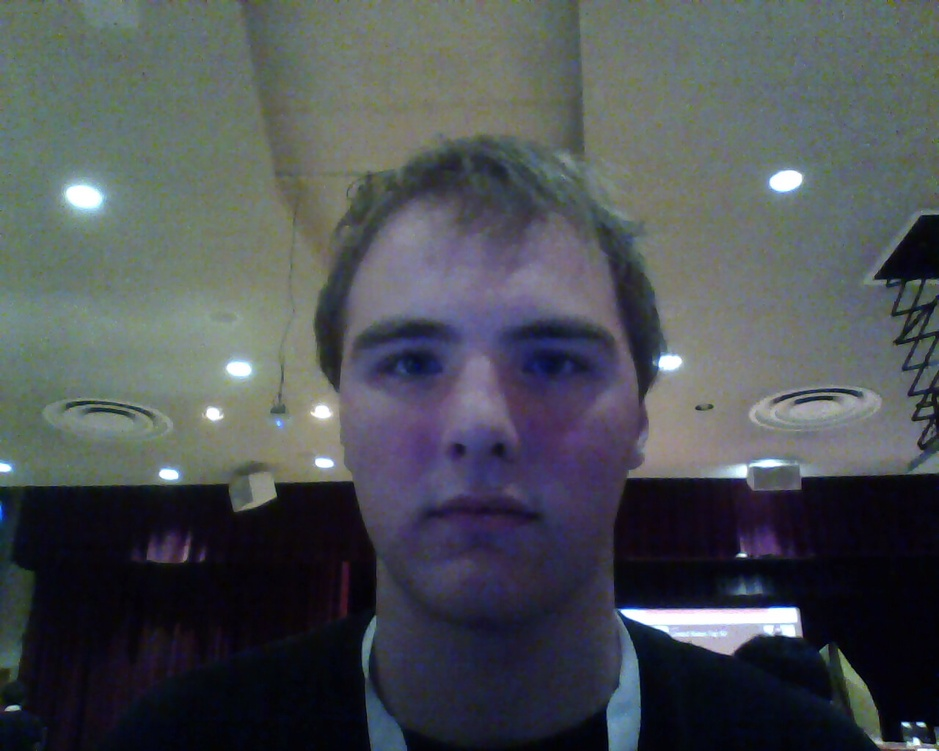
#> input picture Python/picture.jpg, 939 x 751 px, shrunk from 1280 x 1024 before the run
$ python General.py picture.jpg   (Python 2 division)   (older library calls are emulated)
#> lines starting #> are read from the running program, lines starting #| are printed output that depends on the picture
#!/usr/bin/python
import cv2
import os,sys
import math


def getFace(imgPath, cPath):
    image = cv2.imread(imgPath)
    # Create the haar cascade
    faceCascade = cv2.CascadeClassifier(cPath)
    # Read the image
    gray = cv2.cvtColor(image, cv2.COLOR_BGR2GRAY)
    # Detect faces in the image
    faces = faceCascade.detectMultiScale(gray, scaleFactor=1.1, minNeighbors=5, minSize=(30, 30), flags = cv2.cv.CV_HAAR_SCALE_IMAGE)
    area = [0,0]
    for i in faces:
        if i[2]*i[3] > area[1]:
            area[1] = i[2]*i[3]
            area[0] = i
    return faces[0]#area[0]
def getEyes(imgPath, cPath, face):
    image = cv2.imread(imgPath)
    # Create the haar cascade
    eyeCascade = cv2.CascadeClassifier(cPath)
    # Read the image
    gray = cv2.cvtColor(image, cv2.COLOR_BGR2GRAY)
    roi = gray[face[1]:face[1]+face[3], face[0]:face[0]+face[2]]

    left_roi = gray[face[1]: int(face[1]+(.6)*face[3]), face[0]:int(face[0]+(.5)*face[2])]
    right_roi = gray[face[1]: int(face[1]+face[3]*(.6)), int(face[0]+(.5)*face[2]):int(face[0]+face[2])]
    # Detect faces in the image
    leyes = eyeCascade.detectMultiScale(left_roi)
    leyes = leyes[0].tolist()
    reyes = eyeCascade.detectMultiScale(right_roi)
    reyes = reyes[0].tolist()
    reyes[0] += int(face[2]*0.5)

    teyes = [leyes,reyes]
    return teyes
def getNose(imgPath, cPath, face, eyes, bridge):
    image = cv2.imread(imgPath)

    # Create the haar cascade
    noseCascade = cv2.CascadeClassifier(cPath)
    # Read the image
    gray = cv2.cvtColor(image, cv2.COLOR_BGR2GRAY)
    roi = gray[face[1]+bridge[1]:face[1]+int((face[3]+bridge[1])/1.8), face[0]+eyes[0][0]:face[0]+eyes[1][0]+eyes[1][2]]
    nose = noseCascade.detectMultiScale(roi)[0]
    return nose

def findCenter(array):
    centers = []
    for i in array:
        x = int(i[0] + (.5)*(i[2]))
        y = int(i[1] + (.5)*(i[3]))
        centers.append([x,y])
    return centers

#finds the center between eyes. this is the bridge of nose position
def findBridge(center_eye):
    bridge_x = (center_eye[0][0] + center_eye[1][0])/2
    bridge_y = (center_eye[0][1]+center_eye[1][1])/2
    return [bridge_x,bridge_y]

def imgInfo(imgDirectory):
    eyedis = []
    left_eyewidth = []
    right_eyewidth = []
    noseheight = []
    for imgDir in imgDirectory:
        faces = getFace(imgDir, "./faceclassifier.xml")
#> in getFace, image is the input picture: shape (751, 939, 3); mean B, G, R 84.6, 80.4, 76.3
#> in getFace, `gray = cv2.cvtColor(image, cv2.COLOR_BGR2GRAY)`:
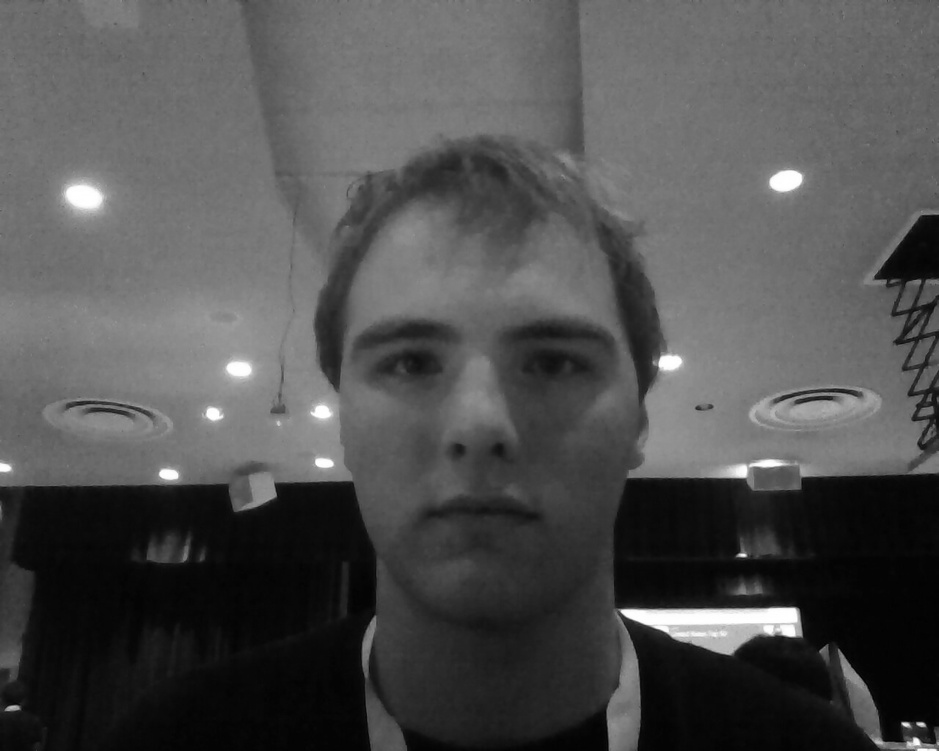
#> gray: shape (751, 939); min 0, max 255, mean 79.7
#> in getFace, `faces = faceCascade.detectMultiScale(gray, scaleFactor=1.1, minNeighbo..`: faces = [[295, 214, 375, 375]]
#> the loop in getFace, `for i in faces:` made 1 pass
#> after the loop in getFace, `for i in faces:`: area = [[295, 214, 375, 375], 140625]
#> faces = [295, 214, 375, 375]
        eyes = getEyes(imgDir, "./eyeclassifier.xml", faces)
#> in getEyes, `roi = gray[face[1]:face[1]+face[3], face[0]:face[0]+face[2]]`:
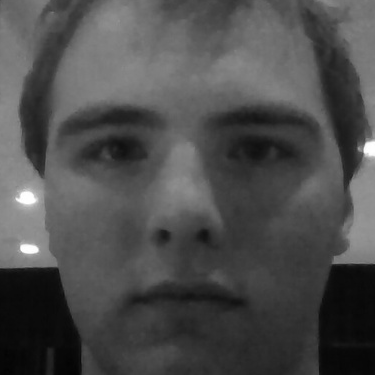
#> roi: shape (375, 375); min 3, max 255, mean 76.8
#> in getEyes, `left_roi = gray[face[1]: int(face[1]+(.6)*face[3]), face[0]:int(face[0..`:
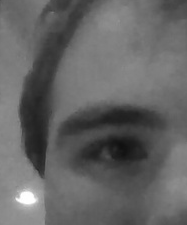
#> left_roi: shape (225, 187); min 16, max 255, mean 100.2
#> in getEyes, `right_roi = gray[face[1]: int(face[1]+face[3]*(.6)), int(face[0]+(.5)*..`:
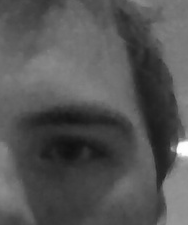
#> right_roi: shape (225, 188); min 16, max 255, mean 84.6
#> in getEyes, `leyes = eyeCascade.detectMultiScale(left_roi)`: leyes = [[76, 118, 68, 68]]
#> in getEyes, `leyes = leyes[0].tolist()`: leyes = [76, 118, 68, 68]
#> in getEyes, `reyes = eyeCascade.detectMultiScale(right_roi)`: reyes = [[36, 118, 67, 67]]
#> in getEyes, `reyes = reyes[0].tolist()`: reyes = [36, 118, 67, 67]
#> in getEyes, `teyes = [leyes,reyes]`: teyes = [[76, 118, 68, 68], [223, 118, 67, 67]]
#> eyes = [[76, 118, 68, 68], [223, 118, 67, 67]]
        image = open(imgDir)
        center_eyes = findCenter(eyes)
#> the loop in findCenter, `for i in array:` made 2 passes
#> (i, x, y) on passes 1 to 2: ([76, 118, 68, 68], 110, 152), ([223, 118, 67, 67], 256, 151)
#> after the loop in findCenter, `for i in array:`: centers = [[110, 152], [256, 151]]
#> center_eyes = [[110, 152], [256, 151]]
        bridge = findBridge(center_eyes)
#> in findBridge, `bridge_x = (center_eye[0][0] + center_eye[1][0])/2`: bridge_x = 183
#> in findBridge, `bridge_y = (center_eye[0][1]+center_eye[1][1])/2`: bridge_y = 151
#> bridge = [183, 151]
        nose = getNose(imgDir, "./noseclassifier2.xml", faces, eyes, bridge)
#> in getNose, `roi = gray[face[1]+bridge[1]:face[1]+int((face[3]+bridge[1])/1.8), fac..`:
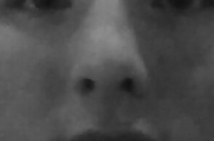
#> roi: shape (141, 214); min 17, max 141, mean 74.7
#> in getNose, `nose = noseCascade.detectMultiScale(roi)[0]`: nose = [49, 23, 114, 95]
#> nose = [49, 23, 114, 95]
        center_nose = findCenter([nose])[0]
#> the loop in findCenter (call 2), `for i in array:` made 1 pass
#> (i, x, y) on pass 1: ([49, 23, 114, 95], 106, 70)
#> center_nose = [106, 70]
        eyedis.append(abs(math.sqrt(abs(center_eyes[1][0]-center_eyes[0][0])**2+abs(center_eyes[1][1]-center_eyes[0][1])**2))/faces[2])
        left_eyewidth.append((eyes[0][2]+eyes[0][3])/2.0/faces[2])
        right_eyewidth.append((eyes[1][2]+eyes[1][3])/2.0/faces[2])
        noseheight.append(math.sqrt(abs(center_nose[0]-bridge[0])**2+abs(center_nose[1]-bridge[1])**2)/faces[3])

#> (the run stopped early here; a loop or call above may not have finished)

$ run again, on Python/adam2.jpg
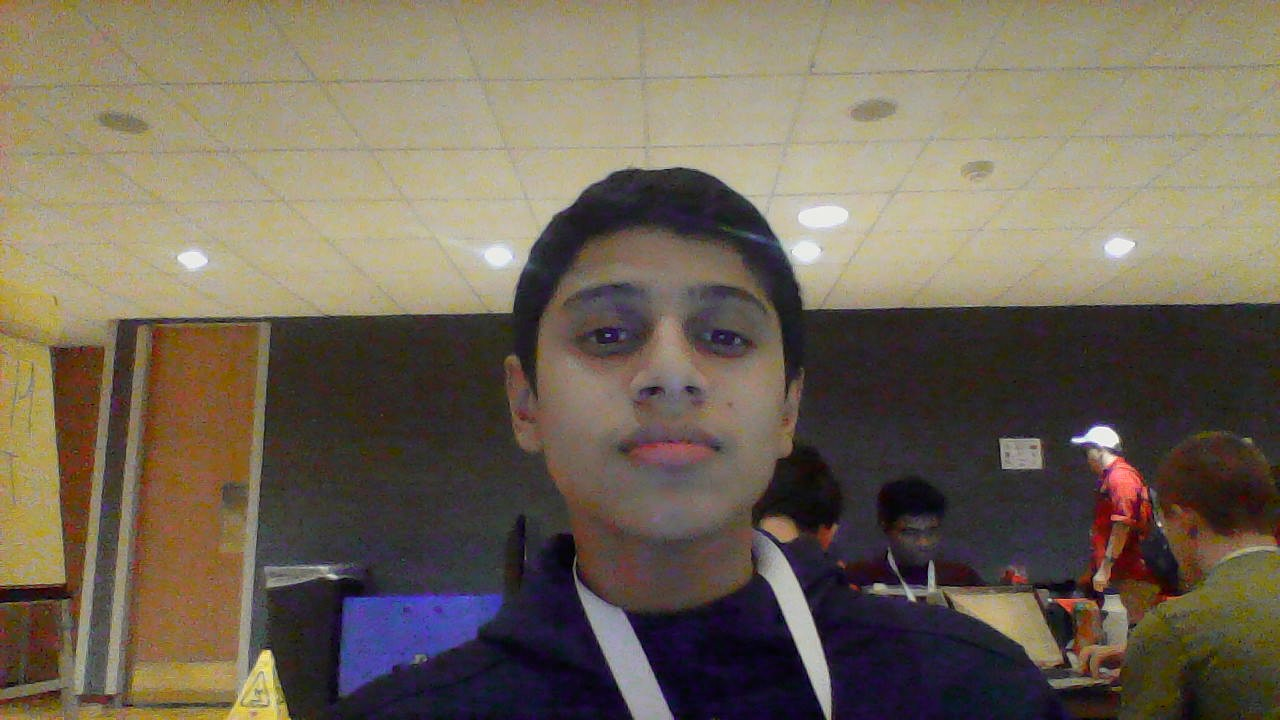
#> input picture Python/adam2.jpg, 1280 x 720 px
#> in getFace, image is the input picture: shape (720, 1280, 3); mean B, G, R 87.4, 102.8, 113.8
#> in getFace, `gray = cv2.cvtColor(image, cv2.COLOR_BGR2GRAY)`:
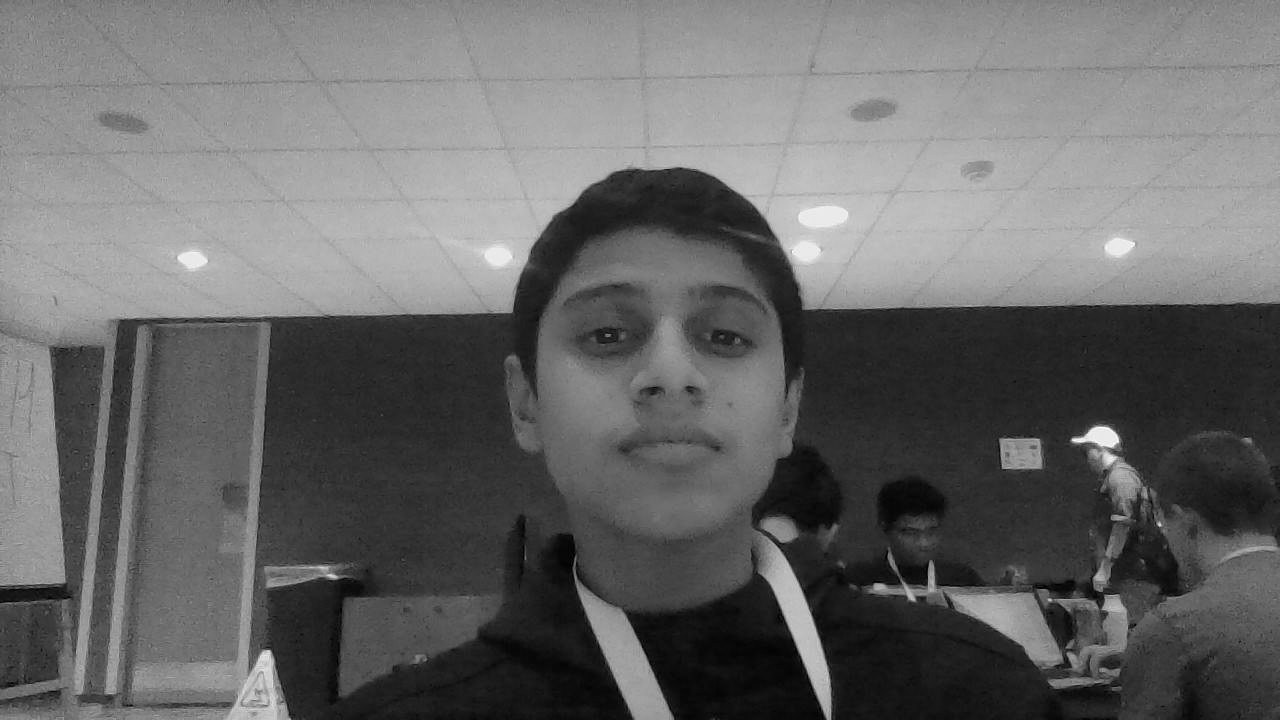
#> gray: shape (720, 1280); min 0, max 254, mean 104.4
#> in getFace, `faces = faceCascade.detectMultiScale(gray, scaleFactor=1.1, minNeighbo..`: faces = [[892, 512, 56, 56], [510, 209, 318, 318]]
#> the loop in getFace, `for i in faces:` made 2 passes
#> after the loop in getFace, `for i in faces:`: area = [[510, 209, 318, 318], 101124]
#> in imgInfo, `faces = getFace(imgDir, "./faceclassifier.xml")`: faces = [892, 512, 56, 56]
#> in getEyes, `right_roi = gray[face[1]: int(face[1]+face[3]*(.6)), int(face[0]+(.5)*..`:
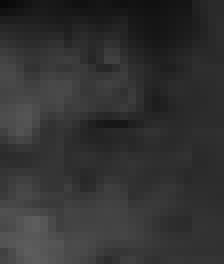
#> right_roi: shape (33, 28) (shown 8 times larger); min 9, max 93, mean 50.2
#> leyes = ()
